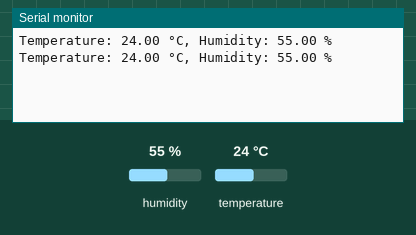
Simulated run of this sketch. Board: Arduino Uno, built with avr-gcc and run on an emulated ATmega328P. On the bench: the last lines printed to the serial monitor. The inputs (shaded band) are chosen by the test bench; at power-on: humidity 55 %, temperature 24 °C.

Above: at 2.8 s.
2.9 s: humidity set to 22 %
At 5.1 s:
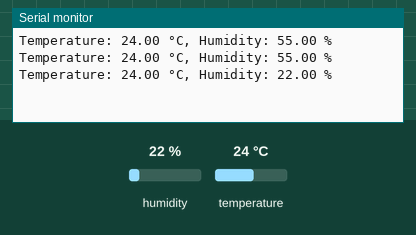
5.6 s: temperature set to 12 °C
At 6.9 s:
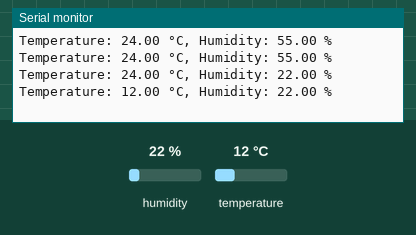
8.3 s: humidity set to 40 %
At 10.4 s:
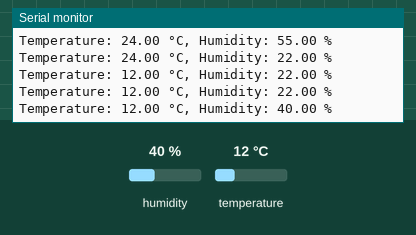
Timing chart, 0 to 11.9 s (numbered marks = the images above; inputs shaded):
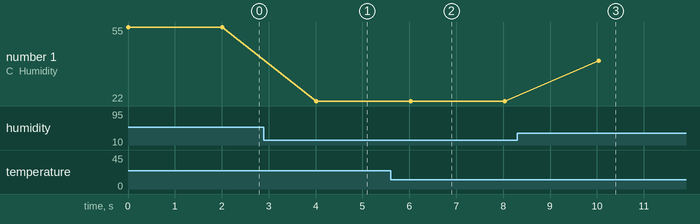

Measured:
- after the input at 2.9 s, the serial monitor: prints a new line after 1.1 s (image 1)
- after the input at 5.6 s, the serial monitor: prints a new line after 0.42 s (image 2)
- after the input at 8.3 s, the serial monitor: prints a new line after 1.7 s (image 3)
- plotted number 1: 55 → 22 after the input at 2.9 s, 22 → 40 after the input at 8.3 s

The sketch:

19_DHT22_UNO.ino
```cpp
#include "DHT.h"

#define DHTPIN 2      // Digital pin connected to the DHT22
#define DHTTYPE DHT22 // Define the sensor type

DHT dht(DHTPIN, DHTTYPE);

void setup() {
  Serial.begin(9600);
  dht.begin();
}

void loop() {
  // Read temperature in Celsius
  float temperature = dht.readTemperature();
  // Read humidity
  float humidity = dht.readHumidity();

  // Check if any reading failed
  if (isnan(temperature) || isnan(humidity)) {
    Serial.println("Failed to read from DHT sensor!");
  } else {
    Serial.print("Temperature: ");
    Serial.print(temperature);
    Serial.print(" °C, Humidity: ");
    Serial.print(humidity);
    Serial.println(" %");
  }

  delay(2000); // Wait 2 seconds between readings
}
```
